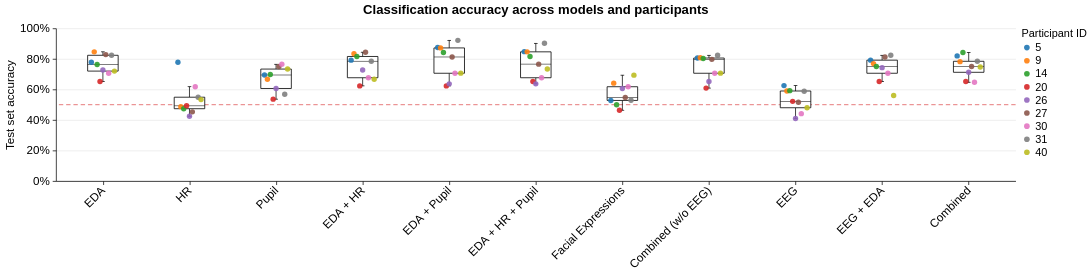

Source (notebook cell):
### Markdown cell above
## E — Accuracy by model and participant

### Code cell
participant_results = load_participant_results(cache)
panel_e = plot_participant_accuracies(
    participant_results,
    width=1320,
    height=210,
    x_label_angle=-45,
    title="Classification accuracy across models and participants",
)
style_figure(panel_e)

### Figure 1 — Vega-Lite specification as saved in the notebook (floating-point values rounded to 4 significant figures)
{"config": {"view": {"continuousWidth": 300, "continuousHeight": 300, "stroke": null}, "axis": {"domainColor": "black", "domainWidth": 1, "grid": false, "labelColor": "black", "labelFont": "Arial", "labelFontSize": 16, "labelPadding": 4, "tickColor": "black", "tickSize": 5, "titleColor": "black", "titleFont": "Arial", "titleFontSize": 16, "titleFontWeight": "normal", "titlePadding": 6}, "background": "white", "font": "Arial", "header": {"labelFont": "Arial", "labelFontSize": 18, "labelFontWeight": "bold", "titleFont": "Arial", "titleFontSize": 18}, "legend": {"labelFont": "Arial", "labelFontSize": 15, "titleFont": "Arial", "titleFontSize": 15, "titleFontWeight": "normal"}, "title": {"anchor": "middle", "color": "black", "font": "Arial", "fontSize": 18, "fontWeight": "bold", "offset": 8}}, "layer": [{"data": {"values": [{"accuracy": 0.5}]}, "mark": {"type": "rule", "color": "#d62728", "opacity": 0.7, "strokeDash": [6, 4], "strokeWidth": 1.2}, "encoding": {"y": {"field": "accuracy", "scale": {"domain": [0, 1]}, "type": "quantitative"}}}, {"data": {"values": [{"feature": "EDA", "participant": "5", "accuracy": 0.7778, "feature_index": 0, "feature_position": -0.1333}, {"feature": "EDA", "participant": "9", "accuracy": 0.8462, "feature_index": 0, "feature_position": -0.1}, {"feature": "EDA", "participant": "14", "accuracy": 0.7632, "feature_index": 0, "feature_position": -0.06667}, {"feature": "EDA", "participant": "20", "accuracy": 0.6522, "feature_index": 0, "feature_position": -0.03333}, {"feature": "EDA", "participant": "26", "accuracy": 0.7273, "feature_index": 0, "feature_position": 0.0}, {"feature": "EDA", "participant": "27", "accuracy": 0.8281, "feature_index": 0, "feature_position": 0.03333}, {"feature": "EDA", "participant": "30", "accuracy": 0.7059, "feature_index": 0, "feature_position": 0.06667}, {"feature": "EDA", "participant": "31", "accuracy": 0.8235, "feature_index": 0, "feature_position": 0.1}, {"feature": "EDA", "participant": "40", "accuracy": 0.72, "feature_index": 0, "feature_position": 0.1333}, {"feature": "HR", "participant": "5", "accuracy": 0.7778, "feature_index": 1, "feature_position": 0.8667}, {"feature": "HR", "participant": "9", "accuracy": 0.4872, "feature_index": 1, "feature_position": 0.9}, {"feature": "HR", "participant": "14", "accuracy": 0.4737, "feature_index": 1, "feature_position": 0.9333}, {"feature": "HR", "participant": "20", "accuracy": 0.4928, "feature_index": 1, "feature_position": 0.9667}, {"feature": "HR", "participant": "26", "accuracy": 0.4242, "feature_index": 1, "feature_position": 1.0}, {"feature": "HR", "participant": "27", "accuracy": 0.4531, "feature_index": 1, "feature_position": 1.033}, {"feature": "HR", "participant": "30", "accuracy": 0.6176, "feature_index": 1, "feature_position": 1.067}, {"feature": "HR", "participant": "31", "accuracy": 0.549, "feature_index": 1, "feature_position": 1.1}, {"feature": "HR", "participant": "40", "accuracy": 0.5333, "feature_index": 1, "feature_position": 1.133}, {"feature": "Pupil", "participant": "5", "accuracy": 0.6944, "feature_index": 2, "feature_position": 1.867}, {"feature": "Pupil", "participant": "9", "accuracy": 0.6667, "feature_index": 2, "feature_position": 1.9}, {"feature": "Pupil", "participant": "14", "accuracy": 0.6974, "feature_index": 2, "feature_position": 1.933}, {"feature": "Pupil", "participant": "20", "accuracy": 0.5362, "feature_index": 2, "feature_position": 1.967}, {"feature": "Pupil", "participant": "26", "accuracy": 0.6061, "feature_index": 2, "feature_position": 2.0}, {"feature": "Pupil", "participant": "27", "accuracy": 0.75, "feature_index": 2, "feature_position": 2.033}, {"feature": "Pupil", "participant": "30", "accuracy": 0.7647, "feature_index": 2, "feature_position": 2.067}, {"feature": "Pupil", "participant": "31", "accuracy": 0.5686, "feature_index": 2, "feature_position": 2.1}, {"feature": "Pupil", "participant": "40", "accuracy": 0.7333, "feature_index": 2, "feature_position": 2.133}, {"feature": "EDA + HR", "participant": "5", "accuracy": 0.7917, "feature_index": 3, "feature_position": 2.867}, {"feature": "EDA + HR", "participant": "9", "accuracy": 0.8333, "feature_index": 3, "feature_position": 2.9}, {"feature": "EDA + HR", "participant": "14", "accuracy": 0.8158, "feature_index": 3, "feature_position": 2.933}, {"feature": "EDA + HR", "participant": "20", "accuracy": 0.6232, "feature_index": 3, "feature_position": 2.967}, {"feature": "EDA + HR", "participant": "26", "accuracy": 0.7273, "feature_index": 3, "feature_position": 3.0}, {"feature": "EDA + HR", "participant": "27", "accuracy": 0.8438, "feature_index": 3, "feature_position": 3.033}, {"feature": "EDA + HR", "participant": "30", "accuracy": 0.6765, "feature_index": 3, "feature_position": 3.067}, {"feature": "EDA + HR", "participant": "31", "accuracy": 0.7843, "feature_index": 3, "feature_position": 3.1}, {"feature": "EDA + HR", "participant": "40", "accuracy": 0.6667, "feature_index": 3, "feature_position": 3.133}, {"feature": "EDA + Pupil", "participant": "5", "accuracy": 0.875, "feature_index": 4, "feature_position": 3.867}, {"feature": "EDA + Pupil", "participant": "9", "accuracy": 0.8718, "feature_index": 4, "feature_position": 3.9}, {"feature": "EDA + Pupil", "participant": "14", "accuracy": 0.8421, "feature_index": 4, "feature_position": 3.933}, {"feature": "EDA + Pupil", "participant": "20", "accuracy": 0.6232, "feature_index": 4, "feature_position": 3.967}, {"feature": "EDA + Pupil", "participant": "26", "accuracy": 0.6364, "feature_index": 4, "feature_position": 4.0}, {"feature": "EDA + Pupil", "participant": "27", "accuracy": 0.8125, "feature_index": 4, "feature_position": 4.033}, {"feature": "EDA + Pupil", "participant": "30", "accuracy": 0.7059, "feature_index": 4, "feature_position": 4.067}, {"feature": "EDA + Pupil", "participant": "31", "accuracy": 0.9216, "feature_index": 4, "feature_position": 4.1}, {"feature": "EDA + Pupil", "participant": "40", "accuracy": 0.7067, "feature_index": 4, "feature_position": 4.133}, {"feature": "EDA + HR + Pupil", "participant": "5", "accuracy": 0.8472, "feature_index": 5, "feature_position": 4.867}, {"feature": "EDA + HR + Pupil", "participant": "9", "accuracy": 0.8462, "feature_index": 5, "feature_position": 4.9}, {"feature": "EDA + HR + Pupil", "participant": "14", "accuracy": 0.8158, "feature_index": 5, "feature_position": 4.933}, {"feature": "EDA + HR + Pupil", "participant": "20", "accuracy": 0.6522, "feature_index": 5, "feature_position": 4.967}, {"feature": "EDA + HR + Pupil", "participant": "26", "accuracy": 0.6364, "feature_index": 5, "feature_position": 5.0}, {"feature": "EDA + HR + Pupil", "participant": "27", "accuracy": 0.7656, "feature_index": 5, "feature_position": 5.033}, {"feature": "EDA + HR + Pupil", "participant": "30", "accuracy": 0.6765, "feature_index": 5, "feature_position": 5.067}, {"feature": "EDA + HR + Pupil", "participant": "31", "accuracy": 0.902, "feature_index": 5, "feature_position": 5.1}, {"feature": "EDA + HR + Pupil", "participant": "40", "accuracy": 0.7333, "feature_index": 5, "feature_position": 5.133}, {"feature": "Facial Expressions", "participant": "5", "accuracy": 0.5278, "feature_index": 6, "feature_position": 5.867}, {"feature": "Facial Expressions", "participant": "9", "accuracy": 0.641, "feature_index": 6, "feature_position": 5.9}, {"feature": "Facial Expressions", "participant": "14", "accuracy": 0.5, "feature_index": 6, "feature_position": 5.933}, {"feature": "Facial Expressions", "participant": "20", "accuracy": 0.4638, "feature_index": 6, "feature_position": 5.967}, {"feature": "Facial Expressions", "participant": "26", "accuracy": 0.6061, "feature_index": 6, "feature_position": 6.0}, {"feature": "Facial Expressions", "participant": "27", "accuracy": 0.5469, "feature_index": 6, "feature_position": 6.033}, {"feature": "Facial Expressions", "participant": "30", "accuracy": 0.6176, "feature_index": 6, "feature_position": 6.067}, {"feature": "Facial Expressions", "participant": "31", "accuracy": 0.5294, "feature_index": 6, "feature_position": 6.1}, {"feature": "Facial Expressions", "participant": "40", "accuracy": 0.6933, "feature_index": 6, "feature_position": 6.133}, {"feature": "Combined (w/o EEG)", "participant": "5", "accuracy": 0.8056, "feature_index": 7, "feature_position": 6.867}, {"feature": "Combined (w/o EEG)", "participant": "9", "accuracy": 0.8077, "feature_index": 7, "feature_position": 6.9}, {"feature": "Combined (w/o EEG)", "participant": "14", "accuracy": 0.8026, "feature_index": 7, "feature_position": 6.933}, {"feature": "Combined (w/o EEG)", "participant": "20", "accuracy": 0.6087, "feature_index": 7, "feature_position": 6.967}, {"feature": "Combined (w/o EEG)", "participant": "26", "accuracy": 0.6515, "feature_index": 7, "feature_position": 7.0}, {"feature": "Combined (w/o EEG)", "participant": "27", "accuracy": 0.7969, "feature_index": 7, "feature_position": 7.033}, {"feature": "Combined (w/o EEG)", "participant": "30", "accuracy": 0.7059, "feature_index": 7, "feature_position": 7.067}, {"feature": "Combined (w/o EEG)", "participant": "31", "accuracy": 0.8235, "feature_index": 7, "feature_position": 7.1}, {"feature": "Combined (w/o EEG)", "participant": "40", "accuracy": 0.7067, "feature_index": 7, "feature_position": 7.133}, {"feature": "EEG", "participant": "5", "accuracy": 0.625, "feature_index": 8, "feature_position": 7.867}, {"feature": "EEG", "participant": "9", "accuracy": 0.5897, "feature_index": 8, "feature_position": 7.9}, {"feature": "EEG", "participant": "14", "accuracy": 0.5921, "feature_index": 8, "feature_position": 7.933}, {"feature": "EEG", "participant": "20", "accuracy": 0.5217, "feature_index": 8, "feature_position": 7.967}, {"feature": "EEG", "participant": "26", "accuracy": 0.4091, "feature_index": 8, "feature_position": 8.0}, {"feature": "EEG", "participant": "27", "accuracy": 0.5156, "feature_index": 8, "feature_position": 8.033}, {"feature": "EEG", "participant": "30", "accuracy": 0.4412, "feature_index": 8, "feature_position": 8.067}, {"feature": "EEG", "participant": "31", "accuracy": 0.5882, "feature_index": 8, "feature_position": 8.1}, {"feature": "EEG", "participant": "40", "accuracy": 0.48, "feature_index": 8, "feature_position": 8.133}, {"feature": "EEG + EDA", "participant": "5", "accuracy": 0.7917, "feature_index": 9, "feature_position": 8.867}, {"feature": "EEG + EDA", "participant": "9", "accuracy": 0.7692, "feature_index": 9, "feature_position": 8.9}, {"feature": "EEG + EDA", "participant": "14", "accuracy": 0.75, "feature_index": 9, "feature_position": 8.933}, {"feature": "EEG + EDA", "participant": "20", "accuracy": 0.6522, "feature_index": 9, "feature_position": 8.967}, {"feature": "EEG + EDA", "participant": "26", "accuracy": 0.7424, "feature_index": 9, "feature_position": 9.0}, {"feature": "EEG + EDA", "participant": "27", "accuracy": 0.8125, "feature_index": 9, "feature_position": 9.033}, {"feature": "EEG + EDA", "participant": "30", "accuracy": 0.7059, "feature_index": 9, "feature_position": 9.067}, {"feature": "EEG + EDA", "participant": "31", "accuracy": 0.8235, "feature_index": 9, "feature_position": 9.1}, {"feature": "EEG + EDA", "participant": "40", "accuracy": 0.56, "feature_index": 9, "feature_position": 9.133}, {"feature": "Combined", "participant": "5", "accuracy": 0.8194, "feature_index": 10, "feature_position": 9.867}, {"feature": "Combined", "participant": "9", "accuracy": 0.7821, "feature_index": 10, "feature_position": 9.9}, {"feature": "Combined", "participant": "14", "accuracy": 0.8421, "feature_index": 10, "feature_position": 9.933}, {"feature": "Combined", "participant": "20", "accuracy": 0.6522, "feature_index": 10, "feature_position": 9.967}, {"feature": "Combined", "participant": "26", "accuracy": 0.7121, "feature_index": 10, "feature_position": 10.0}, {"feature": "Combined", "participant": "27", "accuracy": 0.75, "feature_index": 10, "feature_position": 10.03}, {"feature": "Combined", "participant": "30", "accuracy": 0.6471, "feature_index": 10, "feature_position": 10.07}, {"feature": "Combined", "participant": "31", "accuracy": 0.7843, "feature_index": 10, "feature_position": 10.1}, {"feature": "Combined", "participant": "40", "accuracy": 0.7467, "feature_index": 10, "feature_position": 10.13}]}, "mark": {"type": "boxplot", "box": {"fill": "white", "stroke": "black", "strokeWidth": 1.1}, "extent": 1.5, "median": {"color": "black", "strokeWidth": 1.5}, "outliers": false, "rule": {"color": "black", "strokeWidth": 1}, "size": 42, "ticks": {"color": "black", "strokeWidth": 1}}, "encoding": {"x": {"axis": {"labelAlign": "right", "labelAngle": -45, "labelBaseline": "middle", "labelExpr": "['EDA', 'HR', 'Pupil', 'EDA + HR', 'EDA + Pupil', 'EDA + HR + Pupil', 'Facial Expressions', 'Combined (w/o EEG)', 'EEG', 'EEG + EDA', 'Combined'][datum.value]", "labelLimit": 180, "labelOverlap": false, "labelPadding": 5, "values": [0, 1, 2, 3, 4, 5, 6, 7, 8, 9, 10]}, "field": "feature_index", "scale": {"domain": [-0.5, 10.5], "nice": false}, "title": null, "type": "quantitative"}, "y": {"axis": {"format": ".0%", "grid": true, "gridColor": "#dedede", "gridOpacity": 0.7, "tickCount": 6}, "field": "accuracy", "scale": {"domain": [0, 1], "nice": false}, "title": "Test set accuracy", "type": "quantitative"}}}, {"data": {"values": [{"feature": "EDA", "participant": "5", "accuracy": 0.7778, "feature_index": 0, "feature_position": -0.1333}, {"feature": "EDA", "participant": "9", "accuracy": 0.8462, "feature_index": 0, "feature_position": -0.1}, {"feature": "EDA", "participant": "14", "accuracy": 0.7632, "feature_index": 0, "feature_position": -0.06667}, {"feature": "EDA", "participant": "20", "accuracy": 0.6522, "feature_index": 0, "feature_position": -0.03333}, {"feature": "EDA", "participant": "26", "accuracy": 0.7273, "feature_index": 0, "feature_position": 0.0}, {"feature": "EDA", "participant": "27", "accuracy": 0.8281, "feature_index": 0, "feature_position": 0.03333}, {"feature": "EDA", "participant": "30", "accuracy": 0.7059, "feature_index": 0, "feature_position": 0.06667}, {"feature": "EDA", "participant": "31", "accuracy": 0.8235, "feature_index": 0, "feature_position": 0.1}, {"feature": "EDA", "participant": "40", "accuracy": 0.72, "feature_index": 0, "feature_position": 0.1333}, {"feature": "HR", "participant": "5", "accuracy": 0.7778, "feature_index": 1, "feature_position": 0.8667}, {"feature": "HR", "participant": "9", "accuracy": 0.4872, "feature_index": 1, "feature_position": 0.9}, {"feature": "HR", "participant": "14", "accuracy": 0.4737, "feature_index": 1, "feature_position": 0.9333}, {"feature": "HR", "participant": "20", "accuracy": 0.4928, "feature_index": 1, "feature_position": 0.9667}, {"feature": "HR", "participant": "26", "accuracy": 0.4242, "feature_index": 1, "feature_position": 1.0}, {"feature": "HR", "participant": "27", "accuracy": 0.4531, "feature_index": 1, "feature_position": 1.033}, {"feature": "HR", "participant": "30", "accuracy": 0.6176, "feature_index": 1, "feature_position": 1.067}, {"feature": "HR", "participant": "31", "accuracy": 0.549, "feature_index": 1, "feature_position": 1.1}, {"feature": "HR", "participant": "40", "accuracy": 0.5333, "feature_index": 1, "feature_position": 1.133}, {"feature": "Pupil", "participant": "5", "accuracy": 0.6944, "feature_index": 2, "feature_position": 1.867}, {"feature": "Pupil", "participant": "9", "accuracy": 0.6667, "feature_index": 2, "feature_position": 1.9}, {"feature": "Pupil", "participant": "14", "accuracy": 0.6974, "feature_index": 2, "feature_position": 1.933}, {"feature": "Pupil", "participant": "20", "accuracy": 0.5362, "feature_index": 2, "feature_position": 1.967}, {"feature": "Pupil", "participant": "26", "accuracy": 0.6061, "feature_index": 2, "feature_position": 2.0}, {"feature": "Pupil", "participant": "27", "accuracy": 0.75, "feature_index": 2, "feature_position": 2.033}, {"feature": "Pupil", "participant": "30", "accuracy": 0.7647, "feature_index": 2, "feature_position": 2.067}, {"feature": "Pupil", "participant": "31", "accuracy": 0.5686, "feature_index": 2, "feature_position": 2.1}, {"feature": "Pupil", "participant": "40", "accuracy": 0.7333, "feature_index": 2, "feature_position": 2.133}, {"feature": "EDA + HR", "participant": "5", "accuracy": 0.7917, "feature_index": 3, "feature_position": 2.867}, {"feature": "EDA + HR", "participant": "9", "accuracy": 0.8333, "feature_index": 3, "feature_position": 2.9}, {"feature": "EDA + HR", "participant": "14", "accuracy": 0.8158, "feature_index": 3, "feature_position": 2.933}, {"feature": "EDA + HR", "participant": "20", "accuracy": 0.6232, "feature_index": 3, "feature_position": 2.967}, {"feature": "EDA + HR", "participant": "26", "accuracy": 0.7273, "feature_index": 3, "feature_position": 3.0}, {"feature": "EDA + HR", "participant": "27", "accuracy": 0.8438, "feature_index": 3, "feature_position": 3.033}, {"feature": "EDA + HR", "participant": "30", "accuracy": 0.6765, "feature_index": 3, "feature_position": 3.067}, {"feature": "EDA + HR", "participant": "31", "accuracy": 0.7843, "feature_index": 3, "feature_position": 3.1}, {"feature": "EDA + HR", "participant": "40", "accuracy": 0.6667, "feature_index": 3, "feature_position": 3.133}, {"feature": "EDA + Pupil", "participant": "5", "accuracy": 0.875, "feature_index": 4, "feature_position": 3.867}, {"feature": "EDA + Pupil", "participant": "9", "accuracy": 0.8718, "feature_index": 4, "feature_position": 3.9}, {"feature": "EDA + Pupil", "participant": "14", "accuracy": 0.8421, "feature_index": 4, "feature_position": 3.933}, {"feature": "EDA + Pupil", "participant": "20", "accuracy": 0.6232, "feature_index": 4, "feature_position": 3.967}, {"feature": "EDA + Pupil", "participant": "26", "accuracy": 0.6364, "feature_index": 4, "feature_position": 4.0}, {"feature": "EDA + Pupil", "participant": "27", "accuracy": 0.8125, "feature_index": 4, "feature_position": 4.033}, {"feature": "EDA + Pupil", "participant": "30", "accuracy": 0.7059, "feature_index": 4, "feature_position": 4.067}, {"feature": "EDA + Pupil", "participant": "31", "accuracy": 0.9216, "feature_index": 4, "feature_position": 4.1}, {"feature": "EDA + Pupil", "participant": "40", "accuracy": 0.7067, "feature_index": 4, "feature_position": 4.133}, {"feature": "EDA + HR + Pupil", "participant": "5", "accuracy": 0.8472, "feature_index": 5, "feature_position": 4.867}, {"feature": "EDA + HR + Pupil", "participant": "9", "accuracy": 0.8462, "feature_index": 5, "feature_position": 4.9}, {"feature": "EDA + HR + Pupil", "participant": "14", "accuracy": 0.8158, "feature_index": 5, "feature_position": 4.933}, {"feature": "EDA + HR + Pupil", "participant": "20", "accuracy": 0.6522, "feature_index": 5, "feature_position": 4.967}, {"feature": "EDA + HR + Pupil", "participant": "26", "accuracy": 0.6364, "feature_index": 5, "feature_position": 5.0}, {"feature": "EDA + HR + Pupil", "participant": "27", "accuracy": 0.7656, "feature_index": 5, "feature_position": 5.033}, {"feature": "EDA + HR + Pupil", "participant": "30", "accuracy": 0.6765, "feature_index": 5, "feature_position": 5.067}, {"feature": "EDA + HR + Pupil", "participant": "31", "accuracy": 0.902, "feature_index": 5, "feature_position": 5.1}, {"feature": "EDA + HR + Pupil", "participant": "40", "accuracy": 0.7333, "feature_index": 5, "feature_position": 5.133}, {"feature": "Facial Expressions", "participant": "5", "accuracy": 0.5278, "feature_index": 6, "feature_position": 5.867}, {"feature": "Facial Expressions", "participant": "9", "accuracy": 0.641, "feature_index": 6, "feature_position": 5.9}, {"feature": "Facial Expressions", "participant": "14", "accuracy": 0.5, "feature_index": 6, "feature_position": 5.933}, {"feature": "Facial Expressions", "participant": "20", "accuracy": 0.4638, "feature_index": 6, "feature_position": 5.967}, {"feature": "Facial Expressions", "participant": "26", "accuracy": 0.6061, "feature_index": 6, "feature_position": 6.0}, {"feature": "Facial Expressions", "participant": "27", "accuracy": 0.5469, "feature_index": 6, "feature_position": 6.033}, {"feature": "Facial Expressions", "participant": "30", "accuracy": 0.6176, "feature_index": 6, "feature_position": 6.067}, {"feature": "Facial Expressions", "participant": "31", "accuracy": 0.5294, "feature_index": 6, "feature_position": 6.1}, {"feature": "Facial Expressions", "participant": "40", "accuracy": 0.6933, "feature_index": 6, "feature_position": 6.133}, {"feature": "Combined (w/o EEG)", "participant": "5", "accuracy": 0.8056, "feature_index": 7, "feature_position": 6.867}, {"feature": "Combined (w/o EEG)", "participant": "9", "accuracy": 0.8077, "feature_index": 7, "feature_position": 6.9}, {"feature": "Combined (w/o EEG)", "participant": "14", "accuracy": 0.8026, "feature_index": 7, "feature_position": 6.933}, {"feature": "Combined (w/o EEG)", "participant": "20", "accuracy": 0.6087, "feature_index": 7, "feature_position": 6.967}, {"feature": "Combined (w/o EEG)", "participant": "26", "accuracy": 0.6515, "feature_index": 7, "feature_position": 7.0}, {"feature": "Combined (w/o EEG)", "participant": "27", "accuracy": 0.7969, "feature_index": 7, "feature_position": 7.033}, {"feature": "Combined (w/o EEG)", "participant": "30", "accuracy": 0.7059, "feature_index": 7, "feature_position": 7.067}, {"feature": "Combined (w/o EEG)", "participant": "31", "accuracy": 0.8235, "feature_index": 7, "feature_position": 7.1}, {"feature": "Combined (w/o EEG)", "participant": "40", "accuracy": 0.7067, "feature_index": 7, "feature_position": 7.133}, {"feature": "EEG", "participant": "5", "accuracy": 0.625, "feature_index": 8, "feature_position": 7.867}, {"feature": "EEG", "participant": "9", "accuracy": 0.5897, "feature_index": 8, "feature_position": 7.9}, {"feature": "EEG", "participant": "14", "accuracy": 0.5921, "feature_index": 8, "feature_position": 7.933}, {"feature": "EEG", "participant": "20", "accuracy": 0.5217, "feature_index": 8, "feature_position": 7.967}, {"feature": "EEG", "participant": "26", "accuracy": 0.4091, "feature_index": 8, "feature_position": 8.0}, {"feature": "EEG", "participant": "27", "accuracy": 0.5156, "feature_index": 8, "feature_position": 8.033}, {"feature": "EEG", "participant": "30", "accuracy": 0.4412, "feature_index": 8, "feature_position": 8.067}, {"feature": "EEG", "participant": "31", "accuracy": 0.5882, "feature_index": 8, "feature_position": 8.1}, {"feature": "EEG", "participant": "40", "accuracy": 0.48, "feature_index": 8, "feature_position": 8.133}, {"feature": "EEG + EDA", "participant": "5", "accuracy": 0.7917, "feature_index": 9, "feature_position": 8.867}, {"feature": "EEG + EDA", "participant": "9", "accuracy": 0.7692, "feature_index": 9, "feature_position": 8.9}, {"feature": "EEG + EDA", "participant": "14", "accuracy": 0.75, "feature_index": 9, "feature_position": 8.933}, {"feature": "EEG + EDA", "participant": "20", "accuracy": 0.6522, "feature_index": 9, "feature_position": 8.967}, {"feature": "EEG + EDA", "participant": "26", "accuracy": 0.7424, "feature_index": 9, "feature_position": 9.0}, {"feature": "EEG + EDA", "participant": "27", "accuracy": 0.8125, "feature_index": 9, "feature_position": 9.033}, {"feature": "EEG + EDA", "participant": "30", "accuracy": 0.7059, "feature_index": 9, "feature_position": 9.067}, {"feature": "EEG + EDA", "participant": "31", "accuracy": 0.8235, "feature_index": 9, "feature_position": 9.1}, {"feature": "EEG + EDA", "participant": "40", "accuracy": 0.56, "feature_index": 9, "feature_position": 9.133}, {"feature": "Combined", "participant": "5", "accuracy": 0.8194, "feature_index": 10, "feature_position": 9.867}, {"feature": "Combined", "participant": "9", "accuracy": 0.7821, "feature_index": 10, "feature_position": 9.9}, {"feature": "Combined", "participant": "14", "accuracy": 0.8421, "feature_index": 10, "feature_position": 9.933}, {"feature": "Combined", "participant": "20", "accuracy": 0.6522, "feature_index": 10, "feature_position": 9.967}, {"feature": "Combined", "participant": "26", "accuracy": 0.7121, "feature_index": 10, "feature_position": 10.0}, {"feature": "Combined", "participant": "27", "accuracy": 0.75, "feature_index": 10, "feature_position": 10.03}, {"feature": "Combined", "participant": "30", "accuracy": 0.6471, "feature_index": 10, "feature_position": 10.07}, {"feature": "Combined", "participant": "31", "accuracy": 0.7843, "feature_index": 10, "feature_position": 10.1}, {"feature": "Combined", "participant": "40", "accuracy": 0.7467, "feature_index": 10, "feature_position": 10.13}]}, "mark": {"type": "circle", "opacity": 0.9, "size": 55}, "encoding": {"color": {"field": "participant", "legend": {"direction": "vertical", "labelLimit": 180, "offset": 8, "orient": "right", "padding": 0, "rowPadding": 2, "symbolSize": 60, "symbolType": "circle", "title": "Participant ID", "titlePadding": 4}, "scale": {"domain": ["5", "9", "14", "20", "26", "27", "30", "31", "40"], "range": ["#1f77b4", "#ff7f0e", "#2ca02c", "#d62728", "#9467bd", "#8c564b", "#e377c2", "#7f7f7f", "#bcbd22"]}, "sort": ["5", "9", "14", "20", "26", "27", "30", "31", "40"], "type": "nominal"}, "tooltip": [{"field": "feature", "title": "Model", "type": "nominal"}, {"field": "participant", "title": "Participant ID", "type": "nominal"}, {"field": "accuracy", "format": ".1%", "title": "Accuracy", "type": "quantitative"}], "x": {"axis": {"labelAlign": "right", "labelAngle": -45, "labelBaseline": "middle", "labelExpr": "['EDA', 'HR', 'Pupil', 'EDA + HR', 'EDA + Pupil', 'EDA + HR + Pupil', 'Facial Expressions', 'Combined (w/o EEG)', 'EEG', 'EEG + EDA', 'Combined'][datum.value]", "labelLimit": 180, "labelOverlap": false, "labelPadding": 5, "values": [0, 1, 2, 3, 4, 5, 6, 7, 8, 9, 10]}, "field": "feature_position", "scale": {"domain": [-0.5, 10.5], "nice": false}, "title": null, "type": "quantitative"}, "y": {"axis": {"format": ".0%", "grid": true, "gridColor": "#dedede", "gridOpacity": 0.7, "tickCount": 6}, "field": "accuracy", "scale": {"domain": [0, 1], "nice": false}, "title": "Test set accuracy", "type": "quantitative"}}}], "height": 210, "title": {"text": "Classification accuracy across models and participants", "anchor": "middle"}, "width": 1320, "$schema": "https://vega.github.io/schema/vega-lite/v6.4.1.json"}
